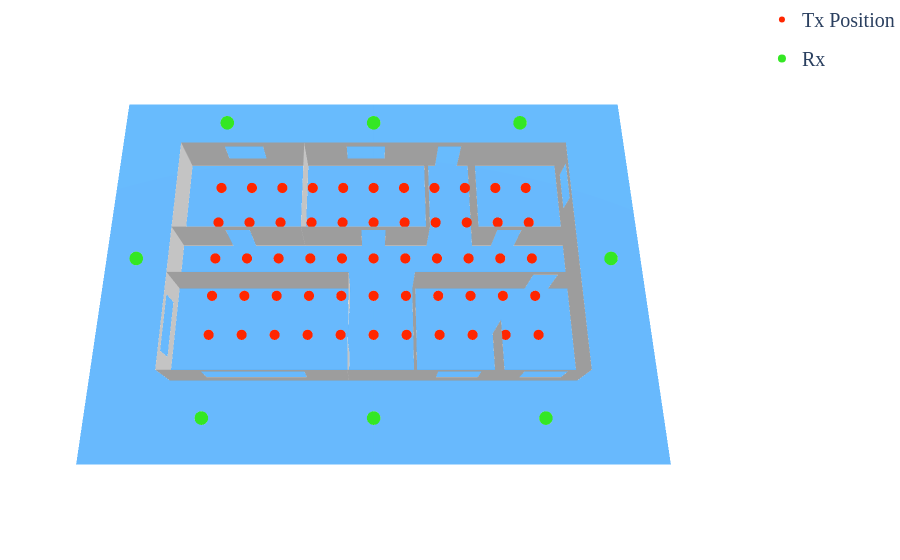

Notebook source saved alongside this figure:
### Code cell
# Define your perfect camera angle
my_camera = dict(
    up=dict(x=0, y=0, z=1),       # Which way is "up"
    center=dict(x=0, y=-0.1, z=0),   # Where the camera is looking
    eye=dict(x=0, y=-1.1, z=2.7)  # Where the camera is located (zoom and rotation)
)

fig.update_layout(
    scene_camera=my_camera,       # Apply the camera!
    paper_bgcolor='white', 
    plot_bgcolor='white',
    font=dict(size=20, family='serif'),
    # ... (rest of your layout)
)

### Figure 1 — Plotly figure (JSON) as saved in the notebook; plotly's stock layout.template omitted (floating-point values rounded to 4 significant figures)
{"data": [{"color": "#C4C4C4", "flatshading": true, "hoverinfo": "name", "i": [0, 3, 5, 0, 3, 3, 6, 6, 8, 11, 11, 8, 15, 11, 17, 11, 13, 18, 21, 18, 22, 21, 23, 18, 19, 19, 24, 27, 27, 24, 27, 27, 31, 32, 34, 35, 34, 32, 36, 34, 34, 39, 34, 28, 33, 33, 40, 42, 44, 44, 40, 44, 46, 46, 48, 51, 51, 48, 51, 55, 56, 59, 59, 56, 64, 66, 63, 67, 63, 63, 68, 68, 72, 75, 75, 72, 75, 79, 80, 80, 84, 84, 88, 88, 92, 92, 96, 99, 99, 96, 99, 103, 104, 104], "j": [1, 4, 6, 2, 5, 7, 5, 2, 9, 12, 13, 10, 8, 14, 15, 16, 12, 19, 16, 20, 13, 14, 22, 21, 15, 17, 25, 28, 29, 26, 30, 31, 30, 33, 26, 31, 25, 34, 29, 33, 37, 36, 38, 34, 29, 36, 41, 43, 45, 46, 42, 47, 45, 42, 49, 52, 53, 50, 54, 51, 57, 60, 61, 58, 65, 56, 59, 64, 62, 67, 69, 70, 73, 76, 77, 74, 78, 75, 81, 82, 85, 86, 89, 90, 93, 94, 97, 100, 101, 98, 102, 99, 105, 106], "k": [2, 5, 7, 3, 7, 0, 2, 1, 10, 13, 14, 11, 11, 16, 11, 17, 18, 20, 14, 21, 18, 23, 18, 23, 17, 20, 26, 29, 30, 27, 31, 24, 32, 34, 25, 32, 35, 35, 28, 37, 38, 28, 39, 39, 36, 37, 42, 44, 46, 47, 44, 40, 42, 41, 50, 53, 54, 55, 48, 48, 58, 61, 62, 63, 66, 63, 62, 66, 67, 66, 70, 71, 74, 77, 78, 79, 72, 72, 82, 83, 86, 87, 90, 91, 94, 95, 98, 101, 102, 103, 96, 96, 106, 107], "name": "no-name-1", "opacity": 1, "type": "mesh3d", "x": [12.5, 12.5, 12.5, 12.5, 12.5, 12.5, 12.5, 12.5, 5.75, 5.75, 12.5, 12.5, -12.5, -9.75, -7.25, 4.25, -1.75, 0.75, -12.5, 4.25, 0.75, -1.75, -9.75, -7.25, -10.0, -10.0, -12.5, -12.5, 12.5, 6.25, 3.75, -4.0, 3.75, 6.25, 12.5, -4.0, 8.75, 8.75, 11.25, 11.25, -12.5, -12.5, -12.5, -12.5, -12.5, -12.5, -12.5, -12.5, 11.25, 11.25, 12.5, 2.5, 2.5, 9.75, 9.75, 12.5, 0.75, 0.75, 3.5, -12.5, -12.5, -9.25, -9.25, 3.5, -7.75, -0.75, -0.75, -7.75, 7.5, 7.5, 7.5, 7.5, -1.5, -1.5, -1.5, -1.5, -1.5, -1.5, -1.5, -1.5, -4.5, -4.5, -4.5, -4.5, -12.5, -1.5, -1.5, -12.5, 2.5, 2.5, 2.5, 2.5, 6.5, 6.5, 6.5, 6.5, 9.25, 9.25, 12.5, 6.5, 6.5, 7.75, 7.75, 12.5, 3.5, 3.5, 3.5, 3.5], "y": [3.75, 6.25, 7.5, -7.5, -7.5, 7.5, 6.25, 3.75, 7.5, 7.5, 7.5, 7.5, 7.5, 7.5, 7.5, 7.5, 7.5, 7.5, 7.5, 7.5, 7.5, 7.5, 7.5, 7.5, -7.5, -7.5, -7.5, -7.5, -7.5, -7.5, -7.5, -7.5, -7.5, -7.5, -7.5, -7.5, -7.5, -7.5, -7.5, -7.5, -2.75, -6.25, -7.5, 7.5, 7.5, -7.5, -6.25, -2.75, -1.5, -1.5, -1.5, -1.5, -1.5, -1.5, -1.5, -1.5, 1.5, 1.5, 1.5, 1.5, 1.5, 1.5, 1.5, 1.5, 1.5, 1.5, 1.5, 1.5, -7.5, -4.5, -4.5, -7.5, -3.25, -3.25, -1.5, -7.5, -7.5, -5.75, -5.75, -1.5, 1.5, 7.5, 7.5, 1.5, -1.5, -1.5, -1.5, -1.5, -7.5, -1.5, -1.5, -7.5, 1.5, 7.5, 7.5, 1.5, 1.5, 1.5, 1.5, 1.5, 1.5, 1.5, 1.5, 1.5, 1.5, 7.5, 7.5, 1.5], "z": [2.5, 2.5, 3.0, 3.0, 0.0, 0.0, 1.0, 1.0, 2.5, 0.0, 0.0, 3.0, 3.0, 2.5, 2.5, 2.5, 2.5, 2.5, 0.0, 0.0, 1.0, 1.0, 1.0, 1.0, 1.0, 2.5, 3.0, 0.0, 0.0, 1.0, 1.0, 1.0, 2.5, 2.5, 3.0, 2.5, 1.0, 2.5, 2.5, 1.0, 1.0, 1.0, 0.0, 0.0, 3.0, 3.0, 2.5, 2.5, 2.5, 5.211e-15, 5.211e-15, 3.0, 5.211e-15, 5.211e-15, 2.5, 3.0, 2.5, 0.0, 0.0, 3.0, 0.0, 0.0, 2.5, 3.0, 0.0, 0.0, 2.5, 2.5, 0.0, 0.0, 3.0, 3.0, 2.5, 0.0, 0.0, 3.0, 0.0, 0.0, 2.5, 3.0, 0.0, 0.0, 3.0, 3.0, 0.0, 0.0, 3.0, 3.0, 0.0, 0.0, 3.0, 3.0, 0.0, 0.0, 3.0, 3.0, 2.5, 0.0, 0.0, 3.0, 0.0, 0.0, 2.5, 3.0, 0.0, 0.0, 3.0, 3.0]}, {"color": "#41A8FC", "flatshading": true, "hoverinfo": "name", "i": [0, 0], "j": [1, 2], "k": [2, 3], "name": "Ground", "opacity": 0.8, "type": "mesh3d", "x": [-17.5, 17.5, 17.5, -17.5], "y": [-12.5, -12.5, 12.5, 12.5], "z": [0.0, 0.0, 0.0, 0.0]}, {"marker": {"color": "#FF2600", "size": 6, "symbol": "circle"}, "mode": "markers", "name": "Tx Position", "showlegend": true, "type": "scatter3d", "x": [-10], "y": [-5], "z": [1.5]}, {"marker": {"color": "#FF2600", "size": 6, "symbol": "circle"}, "mode": "markers", "name": "Tx Position", "showlegend": false, "type": "scatter3d", "x": [-10], "y": [-2.5], "z": [1.5]}, {"marker": {"color": "#FF2600", "size": 6, "symbol": "circle"}, "mode": "markers", "name": "Tx Position", "showlegend": false, "type": "scatter3d", "x": [-10], "y": [0], "z": [1.5]}, {"marker": {"color": "#FF2600", "size": 6, "symbol": "circle"}, "mode": "markers", "name": "Tx Position", "showlegend": false, "type": "scatter3d", "x": [-10], "y": [2.5], "z": [1.5]}, {"marker": {"color": "#FF2600", "size": 6, "symbol": "circle"}, "mode": "markers", "name": "Tx Position", "showlegend": false, "type": "scatter3d", "x": [-10], "y": [5], "z": [1.5]}, {"marker": {"color": "#FF2600", "size": 6, "symbol": "circle"}, "mode": "markers", "name": "Tx Position", "showlegend": false, "type": "scatter3d", "x": [-8], "y": [-5], "z": [1.5]}, {"marker": {"color": "#FF2600", "size": 6, "symbol": "circle"}, "mode": "markers", "name": "Tx Position", "showlegend": false, "type": "scatter3d", "x": [-8], "y": [-2.5], "z": [1.5]}, {"marker": {"color": "#FF2600", "size": 6, "symbol": "circle"}, "mode": "markers", "name": "Tx Position", "showlegend": false, "type": "scatter3d", "x": [-8], "y": [0], "z": [1.5]}, {"marker": {"color": "#FF2600", "size": 6, "symbol": "circle"}, "mode": "markers", "name": "Tx Position", "showlegend": false, "type": "scatter3d", "x": [-8], "y": [2.5], "z": [1.5]}, {"marker": {"color": "#FF2600", "size": 6, "symbol": "circle"}, "mode": "markers", "name": "Tx Position", "showlegend": false, "type": "scatter3d", "x": [-8], "y": [5], "z": [1.5]}, {"marker": {"color": "#FF2600", "size": 6, "symbol": "circle"}, "mode": "markers", "name": "Tx Position", "showlegend": false, "type": "scatter3d", "x": [-6], "y": [-5], "z": [1.5]}, {"marker": {"color": "#FF2600", "size": 6, "symbol": "circle"}, "mode": "markers", "name": "Tx Position", "showlegend": false, "type": "scatter3d", "x": [-6], "y": [-2.5], "z": [1.5]}, {"marker": {"color": "#FF2600", "size": 6, "symbol": "circle"}, "mode": "markers", "name": "Tx Position", "showlegend": false, "type": "scatter3d", "x": [-6], "y": [0], "z": [1.5]}, {"marker": {"color": "#FF2600", "size": 6, "symbol": "circle"}, "mode": "markers", "name": "Tx Position", "showlegend": false, "type": "scatter3d", "x": [-6], "y": [2.5], "z": [1.5]}, {"marker": {"color": "#FF2600", "size": 6, "symbol": "circle"}, "mode": "markers", "name": "Tx Position", "showlegend": false, "type": "scatter3d", "x": [-6], "y": [5], "z": [1.5]}, {"marker": {"color": "#FF2600", "size": 6, "symbol": "circle"}, "mode": "markers", "name": "Tx Position", "showlegend": false, "type": "scatter3d", "x": [-4], "y": [-5], "z": [1.5]}, {"marker": {"color": "#FF2600", "size": 6, "symbol": "circle"}, "mode": "markers", "name": "Tx Position", "showlegend": false, "type": "scatter3d", "x": [-4], "y": [-2.5], "z": [1.5]}, {"marker": {"color": "#FF2600", "size": 6, "symbol": "circle"}, "mode": "markers", "name": "Tx Position", "showlegend": false, "type": "scatter3d", "x": [-4], "y": [0], "z": [1.5]}, {"marker": {"color": "#FF2600", "size": 6, "symbol": "circle"}, "mode": "markers", "name": "Tx Position", "showlegend": false, "type": "scatter3d", "x": [-4], "y": [2.5], "z": [1.5]}, {"marker": {"color": "#FF2600", "size": 6, "symbol": "circle"}, "mode": "markers", "name": "Tx Position", "showlegend": false, "type": "scatter3d", "x": [-4], "y": [5], "z": [1.5]}, {"marker": {"color": "#FF2600", "size": 6, "symbol": "circle"}, "mode": "markers", "name": "Tx Position", "showlegend": false, "type": "scatter3d", "x": [-2], "y": [-5], "z": [1.5]}, {"marker": {"color": "#FF2600", "size": 6, "symbol": "circle"}, "mode": "markers", "name": "Tx Position", "showlegend": false, "type": "scatter3d", "x": [-2], "y": [-2.5], "z": [1.5]}, {"marker": {"color": "#FF2600", "size": 6, "symbol": "circle"}, "mode": "markers", "name": "Tx Position", "showlegend": false, "type": "scatter3d", "x": [-2], "y": [0], "z": [1.5]}, {"marker": {"color": "#FF2600", "size": 6, "symbol": "circle"}, "mode": "markers", "name": "Tx Position", "showlegend": false, "type": "scatter3d", "x": [-2], "y": [2.5], "z": [1.5]}, {"marker": {"color": "#FF2600", "size": 6, "symbol": "circle"}, "mode": "markers", "name": "Tx Position", "showlegend": false, "type": "scatter3d", "x": [-2], "y": [5], "z": [1.5]}, {"marker": {"color": "#FF2600", "size": 6, "symbol": "circle"}, "mode": "markers", "name": "Tx Position", "showlegend": false, "type": "scatter3d", "x": [0], "y": [-5], "z": [1.5]}, {"marker": {"color": "#FF2600", "size": 6, "symbol": "circle"}, "mode": "markers", "name": "Tx Position", "showlegend": false, "type": "scatter3d", "x": [0], "y": [-2.5], "z": [1.5]}, {"marker": {"color": "#FF2600", "size": 6, "symbol": "circle"}, "mode": "markers", "name": "Tx Position", "showlegend": false, "type": "scatter3d", "x": [0], "y": [0], "z": [1.5]}, {"marker": {"color": "#FF2600", "size": 6, "symbol": "circle"}, "mode": "markers", "name": "Tx Position", "showlegend": false, "type": "scatter3d", "x": [0], "y": [2.5], "z": [1.5]}, {"marker": {"color": "#FF2600", "size": 6, "symbol": "circle"}, "mode": "markers", "name": "Tx Position", "showlegend": false, "type": "scatter3d", "x": [0], "y": [5], "z": [1.5]}, {"marker": {"color": "#FF2600", "size": 6, "symbol": "circle"}, "mode": "markers", "name": "Tx Position", "showlegend": false, "type": "scatter3d", "x": [2], "y": [-5], "z": [1.5]}, {"marker": {"color": "#FF2600", "size": 6, "symbol": "circle"}, "mode": "markers", "name": "Tx Position", "showlegend": false, "type": "scatter3d", "x": [2], "y": [-2.5], "z": [1.5]}, {"marker": {"color": "#FF2600", "size": 6, "symbol": "circle"}, "mode": "markers", "name": "Tx Position", "showlegend": false, "type": "scatter3d", "x": [2], "y": [0], "z": [1.5]}, {"marker": {"color": "#FF2600", "size": 6, "symbol": "circle"}, "mode": "markers", "name": "Tx Position", "showlegend": false, "type": "scatter3d", "x": [2], "y": [2.5], "z": [1.5]}, {"marker": {"color": "#FF2600", "size": 6, "symbol": "circle"}, "mode": "markers", "name": "Tx Position", "showlegend": false, "type": "scatter3d", "x": [2], "y": [5], "z": [1.5]}, {"marker": {"color": "#FF2600", "size": 6, "symbol": "circle"}, "mode": "markers", "name": "Tx Position", "showlegend": false, "type": "scatter3d", "x": [4], "y": [-5], "z": [1.5]}, {"marker": {"color": "#FF2600", "size": 6, "symbol": "circle"}, "mode": "markers", "name": "Tx Position", "showlegend": false, "type": "scatter3d", "x": [4], "y": [-2.5], "z": [1.5]}, {"marker": {"color": "#FF2600", "size": 6, "symbol": "circle"}, "mode": "markers", "name": "Tx Position", "showlegend": false, "type": "scatter3d", "x": [4], "y": [0], "z": [1.5]}, {"marker": {"color": "#FF2600", "size": 6, "symbol": "circle"}, "mode": "markers", "name": "Tx Position", "showlegend": false, "type": "scatter3d", "x": [4], "y": [2.5], "z": [1.5]}, {"marker": {"color": "#FF2600", "size": 6, "symbol": "circle"}, "mode": "markers", "name": "Tx Position", "showlegend": false, "type": "scatter3d", "x": [4], "y": [5], "z": [1.5]}, {"marker": {"color": "#FF2600", "size": 6, "symbol": "circle"}, "mode": "markers", "name": "Tx Position", "showlegend": false, "type": "scatter3d", "x": [6], "y": [-5], "z": [1.5]}, {"marker": {"color": "#FF2600", "size": 6, "symbol": "circle"}, "mode": "markers", "name": "Tx Position", "showlegend": false, "type": "scatter3d", "x": [6], "y": [-2.5], "z": [1.5]}, {"marker": {"color": "#FF2600", "size": 6, "symbol": "circle"}, "mode": "markers", "name": "Tx Position", "showlegend": false, "type": "scatter3d", "x": [6], "y": [0], "z": [1.5]}, {"marker": {"color": "#FF2600", "size": 6, "symbol": "circle"}, "mode": "markers", "name": "Tx Position", "showlegend": false, "type": "scatter3d", "x": [6], "y": [2.5], "z": [1.5]}, {"marker": {"color": "#FF2600", "size": 6, "symbol": "circle"}, "mode": "markers", "name": "Tx Position", "showlegend": false, "type": "scatter3d", "x": [6], "y": [5], "z": [1.5]}, {"marker": {"color": "#FF2600", "size": 6, "symbol": "circle"}, "mode": "markers", "name": "Tx Position", "showlegend": false, "type": "scatter3d", "x": [8], "y": [-5], "z": [1.5]}, {"marker": {"color": "#FF2600", "size": 6, "symbol": "circle"}, "mode": "markers", "name": "Tx Position", "showlegend": false, "type": "scatter3d", "x": [8], "y": [-2.5], "z": [1.5]}, {"marker": {"color": "#FF2600", "size": 6, "symbol": "circle"}, "mode": "markers", "name": "Tx Position", "showlegend": false, "type": "scatter3d", "x": [8], "y": [0], "z": [1.5]}, {"marker": {"color": "#FF2600", "size": 6, "symbol": "circle"}, "mode": "markers", "name": "Tx Position", "showlegend": false, "type": "scatter3d", "x": [8], "y": [2.5], "z": [1.5]}, {"marker": {"color": "#FF2600", "size": 6, "symbol": "circle"}, "mode": "markers", "name": "Tx Position", "showlegend": false, "type": "scatter3d", "x": [8], "y": [5], "z": [1.5]}, {"marker": {"color": "#FF2600", "size": 6, "symbol": "circle"}, "mode": "markers", "name": "Tx Position", "showlegend": false, "type": "scatter3d", "x": [10], "y": [-5], "z": [1.5]}, {"marker": {"color": "#FF2600", "size": 6, "symbol": "circle"}, "mode": "markers", "name": "Tx Position", "showlegend": false, "type": "scatter3d", "x": [10], "y": [-2.5], "z": [1.5]}, {"marker": {"color": "#FF2600", "size": 6, "symbol": "circle"}, "mode": "markers", "name": "Tx Position", "showlegend": false, "type": "scatter3d", "x": [10], "y": [0], "z": [1.5]}, {"marker": {"color": "#FF2600", "size": 6, "symbol": "circle"}, "mode": "markers", "name": "Tx Position", "showlegend": false, "type": "scatter3d", "x": [10], "y": [2.5], "z": [1.5]}, {"marker": {"color": "#FF2600", "size": 6, "symbol": "circle"}, "mode": "markers", "name": "Tx Position", "showlegend": false, "type": "scatter3d", "x": [10], "y": [5], "z": [1.5]}, {"legendgroup": "Rx", "marker": {"color": "#34E724", "size": 8, "symbol": "circle"}, "mode": "markers", "name": "Rx", "showlegend": true, "type": "scatter3d", "x": [-10], "y": [10], "z": [1.5]}, {"legendgroup": "Rx", "marker": {"color": "#34E724", "size": 8, "symbol": "circle"}, "mode": "markers", "name": "Rx", "showlegend": false, "type": "scatter3d", "x": [10], "y": [10], "z": [1.5]}, {"legendgroup": "Rx", "marker": {"color": "#34E724", "size": 8, "symbol": "circle"}, "mode": "markers", "name": "Rx", "showlegend": false, "type": "scatter3d", "x": [-10], "y": [-10], "z": [1.5]}, {"legendgroup": "Rx", "marker": {"color": "#34E724", "size": 8, "symbol": "circle"}, "mode": "markers", "name": "Rx", "showlegend": false, "type": "scatter3d", "x": [10], "y": [-10], "z": [1.5]}, {"legendgroup": "Rx", "marker": {"color": "#34E724", "size": 8, "symbol": "circle"}, "mode": "markers", "name": "Rx", "showlegend": false, "type": "scatter3d", "x": [-15], "y": [0], "z": [1.5]}, {"legendgroup": "Rx", "marker": {"color": "#34E724", "size": 8, "symbol": "circle"}, "mode": "markers", "name": "Rx", "showlegend": false, "type": "scatter3d", "x": [15], "y": [0], "z": [1.5]}, {"legendgroup": "Rx", "marker": {"color": "#34E724", "size": 8, "symbol": "circle"}, "mode": "markers", "name": "Rx", "showlegend": false, "type": "scatter3d", "x": [0], "y": [10], "z": [1.5]}, {"legendgroup": "Rx", "marker": {"color": "#34E724", "size": 8, "symbol": "circle"}, "mode": "markers", "name": "Rx", "showlegend": false, "type": "scatter3d", "x": [0], "y": [-10], "z": [1.5]}], "layout": {"font": {"family": "serif", "size": 20}, "margin": {"b": 0, "l": 0, "r": 0, "t": 0}, "paper_bgcolor": "white", "plot_bgcolor": "white", "scene": {"aspectmode": "data", "camera": {"center": {"x": 0, "y": -0.1, "z": 0}, "eye": {"x": 0, "y": -1.1, "z": 2.7}, "up": {"x": 0, "y": 0, "z": 1}}, "xaxis": {"showbackground": false, "showgrid": false, "showticklabels": false, "title": {"text": ""}}, "yaxis": {"showbackground": false, "showgrid": false, "showticklabels": false, "title": {"text": ""}}, "zaxis": {"showbackground": false, "showgrid": false, "showticklabels": false, "title": {"text": ""}}}, "showlegend": true}}
